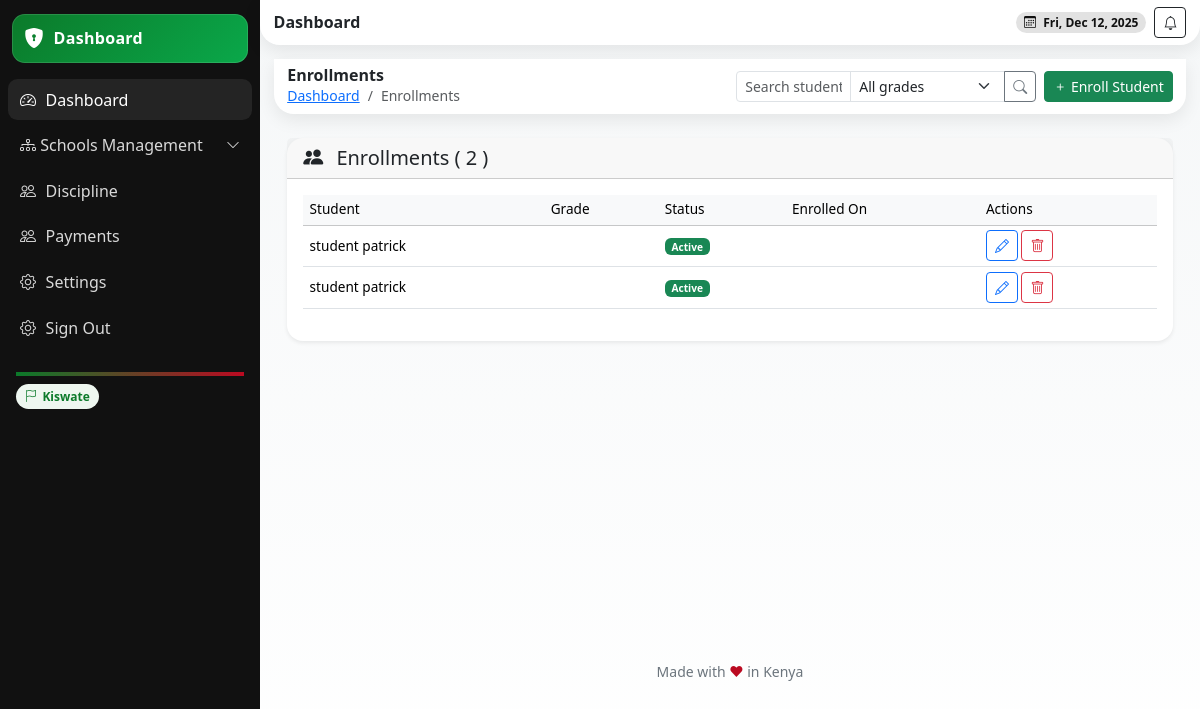
/enrollments/ (signed in), run on an earlier commit of the app's database.
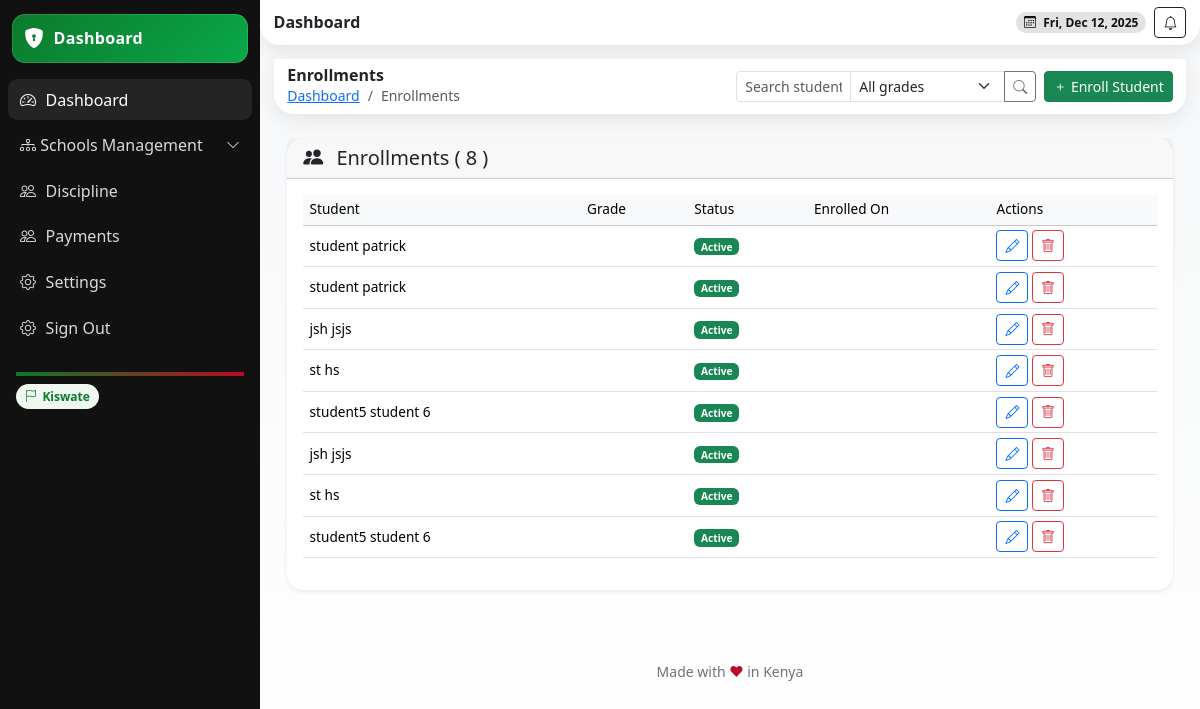
And on a later commit of the database.
### school/models.py (models this page shows, shortened)
class Enrollment(models.Model):
    student = models.ForeignKey(Student, on_delete=models.CASCADE, related_name='enrollments')
    subject = models.ForeignKey(Subject, on_delete=models.CASCADE, related_name='enrollments')
    enrolled_at = models.DateTimeField(auto_now_add=True)
    status = models.CharField(max_length=20, choices=ENROLLMENT_STATUS_CHOICES, default='active')
    school = models.ForeignKey(School, on_delete=models.CASCADE, related_name='enrollments')

class Student(models.Model):
    user = models.OneToOneField(User, on_delete=models.CASCADE)
    student_id = models.CharField(max_length=50, unique=True, db_index=True)
    date_of_birth = models.DateField()
    gender = models.CharField(max_length=10, choices=GENDER_CHOICES)
    enrollment_date = models.DateField()
    grade_level = models.ForeignKey(Grade, on_delete=models.CASCADE, related_name='students')
    stream = models.ForeignKey(Streams, on_delete=models.CASCADE, related_name='student_stream', blank=True, null=True)
    bio = models.TextField(blank=True)
    parents = models.ManyToManyField(Parent, blank=True, related_name='children')
    profile_picture = models.ImageField(upload_to='students/', blank=True)
    school = models.ForeignKey(School, on_delete=models.CASCADE)
    def __str__(self):
        return f"{self.user.get_full_name()} ({self.student_id}) - {self.school.name}"

### userauths/models.py (models this page shows, shortened)
class User(AbstractUser):
    COUNTRY_CURRENCY_MAP = {
        'KENYA': 'KES',
        'UGANDA': 'UGX',
    }
    username = None  # Disable username field
    phone_number = models.CharField(max_length=15, unique=True)
    country = models.CharField(max_length=15,blank=True, null=True)
    email = models.EmailField(unique=True)
    first_name = models.CharField(max_length=50)
    last_name = models.CharField(max_length=50)
    is_staff = models.BooleanField(default=False)
    is_superuser = models.BooleanField(default=False)
    is_admin = models.BooleanField(default=False)
    school_staff = models.BooleanField(default=False)
    is_student = models.BooleanField(default=False)
    is_teacher = models.BooleanField(default=False)
    is_parent = models.BooleanField(default=False)
    is_active = models.BooleanField(default=True)
    is_verified = models.BooleanField(default=False)
    created_at = models.DateTimeField(auto_now_add=True)
    updated_at = models.DateTimeField(auto_now=True)
    objects = CustomUserManager()
    USERNAME_FIELD = 'email'  # Use email as the username field
    REQUIRED_FIELDS = ['first_name', 'last_name', 'phone_number']  # Required fields for createsuperuser
    class Meta:
        ordering = ['-created_at']

### school/views.py (the view)
# urls.py: path('enrollments/', views.school_enrollment, name='school-enrollment'),
@login_required
def school_enrollment(request):
    try:
        school = request.user.school_admin_profile
    except AttributeError:
        messages.error(request, "Access denied: Admin privileges required.")
        return redirect('school:dashboard')
    query = request.GET.get('q', '')
    enrollments = Enrollment.objects.filter(school=school).select_related('student', 'subject')
    if query:
        enrollments = enrollments.filter(
            Q(student__user__first_name__icontains=query) | Q(subject__name__icontains=query)
        )
    form = EnrollmentForm(school=school)
    context = {
        'enrollments': enrollments,
        'form': form,
        'school': school,
        'query': query,
    }
    return render(request, 'school/enrollment.html', context)

### school/forms.py
class EnrollmentForm(BaseForm):
    class Meta:
        model = Enrollment
        fields = ['student', 'subject', 'status']
        widgets = {
            'status': forms.Select(choices=ENROLLMENT_STATUS_CHOICES),
        }

### school/models.py (called while the page is built)
    def __str__(self):
        return f"{self.name} - {self.grade.name}"

### templates/school/enrollment.html (shortened to what this page needs)
{% extends 'school/base.html' %}
{% block content %}
<header class="header d-flex align-items-center justify-content-between">
  <div class="d-flex gap-2 align-items-center">
    <div>
      <h6 class="m-0 fw-bold">Enrollments</h6>
      <nav aria-label="breadcrumb" class="small">
        <ol class="breadcrumb mb-0">
          <li class="breadcrumb-item"><a href="{% url 'school:dashboard' %}">Dashboard</a></li>
          <li class="breadcrumb-item active" aria-current="page">Enrollments</li>
        </ol>
      </nav>
    </div>
  </div>
  <div class="d-flex gap-2 align-items-center">
    <form method="get" class="d-inline">
      <div class="input-group input-group-sm" style="width:300px;">
        <input type="text" name="q" class="form-control" placeholder="Search students..." value="{{ query }}">
        <select name="grade" class="form-select">
          <option value="">All grades</option>
        </select>
        <button class="btn btn-outline-secondary"><i class="bi bi-search"></i></button>
      </div>
    </form>
    <button class="btn btn-sm btn-success" data-bs-toggle="modal" data-bs-target="#enrollmentModal" data-mode="create"><i class="bi bi-plus"></i> Enroll Student</button>
  </div>
</header>
<section class="content container-fluid py-4">
  <div class="card shadow-sm rounded-4 border-0">
    <div class="card-header d-flex justify-content-between align-items-center">
      <h5 class="mb-0"><i class="bi bi-people-fill me-2"></i> Enrollments ({% if enrollments.paginator %}
    {{ enrollments.paginator.count }}
  {% else %}
    {{ enrollments|length }}
  {% endif %})</h5>
    </div>
    <div class="card-body">
      <div class="table-responsive">
        <table class="table table-hover align-middle">
          <thead class="table-light">
            <tr>
              <th>Student</th>
              <th>Grade</th>
              <th>Status</th>
              <th>Enrolled On</th>
              <th>Actions</th>
            </tr>
          </thead>
          <tbody>
            {% for e in enrollments %}
            <tr>
              <td>{{ e.student.user.get_full_name }}</td>
              <td>{{ e.grade.name }}</td>
              <td>{% if e.status == 'active' %}<span class="badge bg-success">Active</span>{% else %}<span class="badge bg-secondary">{{ e.status }}</span>{% endif %}</td>
              <td>{{ e.created_at|date:"Y-m-d" }}</td>
              <td>
                <button class="btn btn-sm btn-outline-primary" data-bs-toggle="modal" data-bs-target="#enrollmentModal" data-mode="edit" data-id="{{ e.id }}"><i class="bi bi-pencil"></i></button>
                <button class="btn btn-sm btn-outline-danger" data-bs-toggle="modal" data-bs-target="#enrollmentDeleteModal" data-id="{{ e.id }}" data-name="{{ e.student.user.get_full_name }}"><i class="bi bi-trash"></i></button>
              </td>
            </tr>
            {% empty %}
            <tr><td colspan="5" class="text-center text-muted py-4">No enrollments found.</td></tr>
            {% endfor %}
          </tbody>
        </table>
      </div>
    </div>
  </div>
</section>
{% endblock %}

### templates/school/base.html (shortened to what this page needs)
{% load static %}
{% load tz %}
{% load widget_tweaks %}
{% load dict_extras %}
<!DOCTYPE html>
<html lang="en">
<head>
  <link href="https://cdn.jsdelivr.net/npm/bootstrap@5.3.3/dist/css/bootstrap.min.css" rel="stylesheet" />
  <link href="https://cdn.jsdelivr.net/npm/bootstrap-icons@1.11.3/font/bootstrap-icons.css" rel="stylesheet" />
  <link href="https://cdn.jsdelivr.net/npm/aos@2.3.4/dist/aos.css" rel="stylesheet" />
</head>
<body>
  <div class="app">
    <aside class="sidebar" id="sidebar">
      <div class="brand" data-aos="fade-right">
        <i class="bi bi-shield-lock-fill"></i>
         <span>{% if request.user.is_superuser %}Admin Dashboard{% elif request.user.is_teacher %} Teacher Dashboard
          {% elif request.user.is_parent %} Parent Dashboard{% elif request.user.is_student %} Student Dashboard{% elif request.user.is_school_staff %} Staff Dashboard {% else %} Dashboard {% endif %}</span></a>
      </div>
      <nav class="d-flex flex-column gap-1">
      <a class="side-link active" href="{% url 'school:dashboard' %}">
        <i class="bi bi-speedometer2"></i> Dashboard
      </a>
      <a class="side-link d-flex justify-content-between align-items-center"
        data-bs-toggle="collapse" href="#agencyMenu" role="button" aria-expanded="false" aria-controls="agencyMenu">
        <span><i class="bi bi-diagram-3"></i> Schools Management</span>
        <i class="bi bi-chevron-down small"></i>
      </a>
      <a class="side-link" href="{% url 'school:school-discipline' %}"><i class="bi bi-people"></i> Discipline</a>
      <a class="side-link" href=""><i class="bi bi-people"></i> Payments</a>
      <a class="side-link" href="{% url 'school:school-settings' %}"><i class="bi bi-gear"></i> Settings</a>
      <a class="side-link" href="{% url 'userauths:sign-out' %}">
        <i class="bi bi-gear"></i> Sign Out
      </a>
    </nav>
      <div class="mt-3 p-2 small text-secondary">
        <div class="k-accent mb-2"></div>
        <div><span class="k-pill"><i class="bi bi-flag"></i> Kiswate</span></div>
      </div>
    </aside>
    <main class="main">
      <header class="header d-flex align-items-center justify-content-between">
        <div class="d-flex align-items-center gap-2">
          <h6 class="m-0 fw-bold">Dashboard</h6>
        </div>
        <div class="d-flex align-items-center gap-2">
          <span class="badge badge-dark rounded-pill px-2 py-1"><i class="bi bi-calendar3 me-1"></i> <span id="today"></span></span>
          <button class="btn btn-sm btn-outline-dark"><i class="bi bi-bell"></i></button>
        </div>
      </header>
      <section class="content container-fluid" style="min-height: 600px;">
        {% block content %} {% endblock %}
      </section>
      <div class="text-center small text-secondary my-3">Made with <span style="color:var(--kenya-red)">❤</span> in Kenya</div>
    </main>
  </div>
</body>
</html>

### templates/school/base.html (style rules this page uses)
:root { --kenya-green: #0b7a2a; --kenya-red: #bb0a21; --kenya-black: #111111; --kenya-white: #ffffff; --kenya-grey: #f5f7f8; --radius-xl: 1.25rem; --shadow-soft: 0 6px 18px rgba(0,0,0,.08); --space-compact: .5rem; }
html, body { height: 100%; }
body { background: linear-gradient(180deg, var(--kenya-grey), #fff); }
.app { display: grid; grid-template-columns: 260px 1fr; min-height: 100vh; }
.sidebar { background: var(--kenya-black); color: var(--kenya-white); position: sticky; top: 0; height: 100vh; padding: var(--space-compact); }
.brand { display: flex; align-items: center; gap: .6rem; padding: .6rem .75rem; border-radius: .8rem; background: linear-gradient(135deg, var(--kenya-green), #0aa84a); box-shadow: inset 0 0 0 1px rgba(255,255,255,.12); margin: .35rem .25rem 1rem; }
.brand i { font-size: 1.25rem; color: var(--kenya-white); }
.brand span { font-weight: 700; letter-spacing: .3px; }
.side-link { color: #d9d9d9; text-decoration: none; display: flex; align-items: center; gap: .6rem; padding: .55rem .75rem; border-radius: .6rem; }
.side-link:hover, .side-link.active { background: rgba(255,255,255,.08); color: #fff; }
.header { background: #fff; box-shadow: var(--shadow-soft); border-radius: 0 0 var(--radius-xl) var(--radius-xl); padding: .45rem .85rem; position: sticky; top: 0; z-index: 10; }
.content { padding: .85rem; }
.k-pill { display: inline-flex; align-items: center; gap: .35rem; border-radius: 999px; padding: .2rem .55rem; font-size: .75rem; background: #eef7f0; color: var(--kenya-green); font-weight: 600; }
.k-accent { height: 4px; background: linear-gradient(90deg, var(--kenya-green), var(--kenya-red)); }
.badge-dark { background: rgba(17,17,17,.12); color: var(--kenya-black); }
.table { font-size: 0.85rem; }
.table td, .table th { padding: 0.3rem 0.4rem; vertical-align: middle; }
.table thead th { font-weight: 500; background-color: #f8f9fa; }

What changed in the data, as far as the page shows it:
added Enrollment: student.user.get_full_name "jsh jsjs", status "Active"
added Enrollment: student.user.get_full_name "st hs", status "Active"
added Enrollment: student.user.get_full_name "student5 student 6", status "Active"
added Enrollment: student.user.get_full_name "jsh jsjs", status "Active"
added Enrollment: student.user.get_full_name "st hs", status "Active"
added Enrollment: student.user.get_full_name "student5 student 6", status "Active"
Also different on the page:
{{ enrollments|length }}: "2" → "8"
